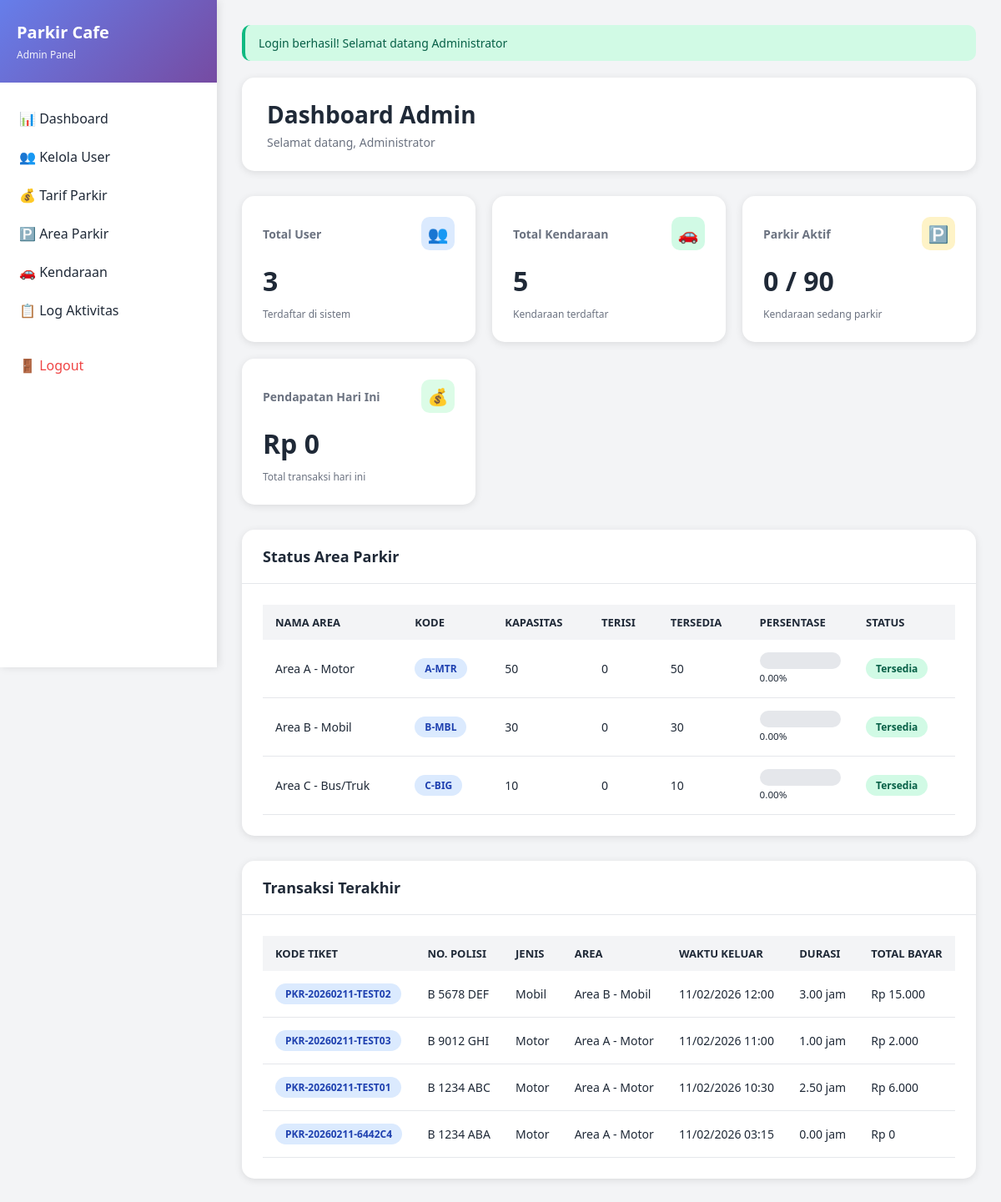
The page /admin/dashboard (signed in) on the database its author committed.
### tables this page shows
CREATE TABLE `area_parkir` (
  `id` int(11) NOT NULL,
  `nama_area` varchar(100) NOT NULL,
  `kode_area` varchar(20) NOT NULL,
  `kapasitas` int(11) NOT NULL,
  `terisi` int(11) DEFAULT 0,
  `jenis_kendaraan` enum('motor','mobil','bus','truk','semua') DEFAULT 'semua',
  `lokasi` varchar(200) DEFAULT NULL,
  `status` enum('aktif','nonaktif','maintenance') DEFAULT 'aktif',
  `created_at` timestamp NOT NULL DEFAULT current_timestamp(),
  `updated_at` timestamp NOT NULL DEFAULT current_timestamp() ON UPDATE current_timestamp()
);

CREATE TABLE `transaksi` (
  `id` int(11) NOT NULL,
  `kode_tiket` varchar(50) NOT NULL,
  `kendaraan_id` int(11) NOT NULL,
  `area_parkir_id` int(11) NOT NULL,
  `petugas_masuk_id` int(11) NOT NULL,
  `petugas_keluar_id` int(11) DEFAULT NULL,
  `waktu_masuk` datetime NOT NULL,
  `waktu_keluar` datetime DEFAULT NULL,
  `durasi_jam` decimal(10,2) DEFAULT NULL,
  `tarif_id` int(11) NOT NULL,
  `total_bayar` decimal(10,2) DEFAULT NULL,
  `status` enum('parkir','selesai','hilang') DEFAULT 'parkir',
  `catatan` text DEFAULT NULL,
  `created_at` timestamp NOT NULL DEFAULT current_timestamp(),
  `updated_at` timestamp NOT NULL DEFAULT current_timestamp() ON UPDATE current_timestamp()
);

CREATE TABLE `kendaraan` (
  `id` int(11) NOT NULL,
  `no_polisi` varchar(20) NOT NULL,
  `jenis_kendaraan` enum('motor','mobil','bus','truk') NOT NULL,
  `merk` varchar(50) DEFAULT NULL,
  `warna` varchar(30) DEFAULT NULL,
  `nama_pemilik` varchar(100) DEFAULT NULL,
  `no_telp_pemilik` varchar(20) DEFAULT NULL,
  `created_at` timestamp NOT NULL DEFAULT current_timestamp(),
  `updated_at` timestamp NOT NULL DEFAULT current_timestamp() ON UPDATE current_timestamp()
);

### core/Model.php (called while the page is built, shortened)
<?php
class Model {
    public function __construct() {
        $this->db = Database::getInstance()->getConnection();
    }
}

### config/Database.php (called while the page is built, shortened)
<?php
class Database {
    private static $instance = null;
    private $connection;
    private $host = 'localhost';
    private $dbname = 'parkir_cafe';
    private $username = 'root';
    private $password = '';
    private function __construct() {
        try {
            $this->connection = new PDO(
                "mysql:host={$this->host};dbname={$this->dbname};charset=utf8mb4",
                $this->username,
                $this->password,
                [
                    PDO::ATTR_ERRMODE => PDO::ERRMODE_EXCEPTION,
                    PDO::ATTR_DEFAULT_FETCH_MODE => PDO::FETCH_ASSOC,
                    PDO::ATTR_EMULATE_PREPARES => false
                ]
            );
        } catch (PDOException $e) {
            die("Database connection failed: " . $e->getMessage());
        }
    }
    public static function getInstance() {
        if (self::$instance === null) {
            self::$instance = new self();
        }
        return self::$instance;
    }
    public function getConnection() {
        return $this->connection;
    }
}

### models/AreaModel.php (called while the page is built, shortened)
<?php
class AreaModel extends Model {
    protected $table = 'area_parkir';
    public function getAreaStats() {
        $stmt = $this->db->query("
            SELECT
                id,
                nama_area,
                kode_area,
                kapasitas,
                terisi,
                (kapasitas - terisi) as tersedia,
                ROUND((terisi / kapasitas * 100), 2) as persentase_terisi
            FROM {$this->table}
            WHERE status = 'aktif'
        ");
        return $stmt->fetchAll();
    }
    public function getTotalCapacity() {
        $stmt = $this->db->query("SELECT SUM(kapasitas) as total FROM {$this->table} WHERE status = 'aktif'");
        $result = $stmt->fetch();
        return $result['total'] ?? 0;
    }
    public function getTotalOccupied() {
        $stmt = $this->db->query("SELECT SUM(terisi) as total FROM {$this->table} WHERE status = 'aktif'");
        $result = $stmt->fetch();
        return $result['total'] ?? 0;
    }
}

### controllers/AdminController.php (called while the page is built, shortened)
<?php
class AdminController extends Controller {
    private $userModel;
    private $areaModel;
    private $kendaraanModel;
    private $transaksiModel;
    public function __construct() {
        $this->userModel = $this->model('UserModel');
        $this->areaModel = $this->model('AreaModel');
        $this->kendaraanModel = $this->model('KendaraanModel');
        $this->transaksiModel = $this->model('TransaksiModel');
    }
    public function dashboard() {
        $data = [
            'title' => 'Admin Dashboard',
            'total_users' => $this->userModel->getTotalUsers(),
            'total_vehicles' => $this->kendaraanModel->getTotalVehicles(),
            'total_capacity' => $this->areaModel->getTotalCapacity(),
            'total_occupied' => $this->areaModel->getTotalOccupied(),
            'today_revenue' => $this->transaksiModel->getTodayRevenue(),
            'active_sessions' => count($this->transaksiModel->getActiveSessions()),
            'area_stats' => $this->areaModel->getAreaStats(),
            'recent_transactions' => $this->transaksiModel->getCompletedTransactions(10),
            'flash' => $this->getFlash()
        ];
        $this->view('admin/dashboard', $data);
    }
}

### core/App.php (called while the page is built, shortened)
<?php
class App {
    protected $method = 'login';
    public function __construct() {
        $url = $this->parseURL();
        if (isset($url[0])) {
            $controllerName = ucfirst($url[0]) . 'Controller';
            $controllerPath = __DIR__ . '/../controllers/' . $controllerName . '.php';
            if (file_exists($controllerPath)) {
                unset($url[0]);
            }
        }
        $this->controller = new $this->controller;
        if (isset($url[1])) {
            if (method_exists($this->controller, $url[1])) {
                $this->method = $url[1];
                unset($url[1]);
            }
        }
        $this->params = $url ? array_values($url) : [];
        call_user_func_array([$this->controller, $this->method], $this->params);
    }
    public function parseURL() {
        if (isset($_GET['url'])) {
            $url = rtrim($_GET['url'], '/');
            $url = filter_var($url, FILTER_SANITIZE_URL);
            $url = explode('/', $url);
            return $url;
        }
        return [];
    }
}

### index.php (called while the page is built, shortened)
<?php
spl_autoload_register(function($class) {
    $paths = [
        __DIR__ . '/core/' . $class . '.php',
        __DIR__ . '/config/' . $class . '.php',
        __DIR__ . '/models/' . $class . '.php',
        __DIR__ . '/controllers/' . $class . '.php'
    ];
    foreach ($paths as $path) {
        if (file_exists($path)) {
            return;
        }
    }
});
$app = new App();

### models/UserModel.php (called while the page is built, shortened)
<?php
class UserModel extends Model {
    protected $table = 'users';
    public function getTotalUsers() {
        $stmt = $this->db->query("SELECT COUNT(*) as total FROM {$this->table}");
        $result = $stmt->fetch();
        return $result['total'];
    }
}

### models/KendaraanModel.php (called while the page is built, shortened)
<?php
class KendaraanModel extends Model {
    protected $table = 'kendaraan';
    public function getTotalVehicles() {
        $stmt = $this->db->query("SELECT COUNT(*) as total FROM {$this->table}");
        $result = $stmt->fetch();
        return $result['total'];
    }
}

### models/TransaksiModel.php (called while the page is built, shortened)
<?php
class TransaksiModel extends Model {
    protected $table = 'transaksi';
    public function getActiveSessions() {
        $stmt = $this->db->query("
            SELECT
                t.*,
                k.no_polisi,
                k.jenis_kendaraan,
                k.merk,
                k.warna,
                a.nama_area,
                a.kode_area,
                u.nama_lengkap as petugas_masuk
            FROM {$this->table} t
            JOIN kendaraan k ON t.kendaraan_id = k.id
            JOIN area_parkir a ON t.area_parkir_id = a.id
            JOIN users u ON t.petugas_masuk_id = u.id
            WHERE t.status = 'parkir'
            ORDER BY t.waktu_masuk DESC
        ");
        return $stmt->fetchAll();
    }
    public function getCompletedTransactions($limit = 100) {
        $stmt = $this->db->prepare("
            SELECT
                t.*,
                k.no_polisi,
                k.jenis_kendaraan,
                a.nama_area,
                u1.nama_lengkap as petugas_masuk,
                u2.nama_lengkap as petugas_keluar
            FROM {$this->table} t
            JOIN kendaraan k ON t.kendaraan_id = k.id
            JOIN area_parkir a ON t.area_parkir_id = a.id
            JOIN users u1 ON t.petugas_masuk_id = u1.id
            LEFT JOIN users u2 ON t.petugas_keluar_id = u2.id
            WHERE t.status = 'selesai'
            ORDER BY t.waktu_keluar DESC
            LIMIT ?
        ");
        $stmt->execute([$limit]);
        return $stmt->fetchAll();
    }
    public function getTodayRevenue() {
        $today = date('Y-m-d');
        $stmt = $this->db->prepare("
            SELECT SUM(total_bayar) as total
            FROM {$this->table}
            WHERE status = 'selesai'
            AND DATE(waktu_keluar) = ?
        ");
        $stmt->execute([$today]);
        $result = $stmt->fetch();
        return $result['total'] ?? 0;
    }
}

### views/admin/dashboard.php (the view, shortened to what this page needs)
<?php require_once __DIR__ . '/../layouts/header.php'; ?>
<?php if ($flash): ?>
    <div class="alert alert-<?= $flash['type'] ?>">
        <?= $flash['message'] ?>
    </div>
<?php endif; ?>
<div class="page-header">
    <h1>Dashboard Admin</h1>
    <p>Selamat datang, <?= $_SESSION['nama_lengkap'] ?></p>
</div>
<div class="stats-grid">
    <div class="stat-card">
        <div class="stat-card-header">
            <span class="stat-card-title">Total User</span>
            <div class="stat-card-icon" style="background: #dbeafe;">
                <span style="font-size: 20px;">👥</span>
            </div>
        </div>
        <div class="stat-card-value"><?= $total_users ?></div>
        <div class="stat-card-footer">Terdaftar di sistem</div>
    </div>
    <div class="stat-card">
        <div class="stat-card-header">
            <span class="stat-card-title">Total Kendaraan</span>
            <div class="stat-card-icon" style="background: #d1fae5;">
                <span style="font-size: 20px;">🚗</span>
            </div>
        </div>
        <div class="stat-card-value"><?= $total_vehicles ?></div>
        <div class="stat-card-footer">Kendaraan terdaftar</div>
    </div>
    <div class="stat-card">
        <div class="stat-card-header">
            <span class="stat-card-title">Parkir Aktif</span>
            <div class="stat-card-icon" style="background: #fef3c7;">
                <span style="font-size: 20px;">🅿️</span>
            </div>
        </div>
        <div class="stat-card-value"><?= $total_occupied ?> / <?= $total_capacity ?></div>
        <div class="stat-card-footer">Kendaraan sedang parkir</div>
    </div>
    <div class="stat-card">
        <div class="stat-card-header">
            <span class="stat-card-title">Pendapatan Hari Ini</span>
            <div class="stat-card-icon" style="background: #dcfce7;">
                <span style="font-size: 20px;">💰</span>
            </div>
        </div>
        <div class="stat-card-value">Rp <?= number_format($today_revenue, 0, ',', '.') ?></div>
        <div class="stat-card-footer">Total transaksi hari ini</div>
    </div>
</div>
<div class="card">
    <div class="card-header">
        <h3 class="card-title">Status Area Parkir</h3>
    </div>
    <div class="card-body">
        <div class="table-responsive">
            <table>
                <thead>
                    <tr>
                        <th>Nama Area</th>
                        <th>Kode</th>
                        <th>Kapasitas</th>
                        <th>Terisi</th>
                        <th>Tersedia</th>
                        <th>Persentase</th>
                        <th>Status</th>
                    </tr>
                </thead>
                <tbody>
                    <?php foreach ($area_stats as $area): ?>
                    <tr>
                        <td><?= $area['nama_area'] ?></td>
                        <td><span class="badge badge-info"><?= $area['kode_area'] ?></span></td>
                        <td><?= $area['kapasitas'] ?></td>
                        <td><?= $area['terisi'] ?></td>
                        <td><?= $area['tersedia'] ?></td>
                        <td>
                            <div style="background: #e5e7eb; border-radius: 10px; height: 20px; overflow: hidden;">
                            </div>
                            <small><?= $area['persentase_terisi'] ?>%</small>
                        </td>
                        <td>
                            <?php if ($area['persentase_terisi'] >= 90): ?>
                                <span class="badge badge-danger">Hampir Penuh</span>
                            <?php elseif ($area['persentase_terisi'] >= 70): ?>
                                <span class="badge badge-warning">Cukup Penuh</span>
                            <?php else: ?>
                                <span class="badge badge-success">Tersedia</span>
                            <?php endif; ?>
                        </td>
                    </tr>
                    <?php endforeach; ?>
                </tbody>
            </table>
        </div>
    </div>
</div>
<div class="card">
    <div class="card-header">
        <h3 class="card-title">Transaksi Terakhir</h3>
    </div>
    <div class="card-body">
        <div class="table-responsive">
            <table>
                <thead>
                    <tr>
                        <th>Kode Tiket</th>
                        <th>No. Polisi</th>
                        <th>Jenis</th>
                        <th>Area</th>
                        <th>Waktu Keluar</th>
                        <th>Durasi</th>
                        <th>Total Bayar</th>
                    </tr>
                </thead>
                <tbody>
                    <?php foreach ($recent_transactions as $trans): ?>
                    <tr>
                        <td><span class="badge badge-info"><?= $trans['kode_tiket'] ?></span></td>
                        <td><?= $trans['no_polisi'] ?></td>
                        <td><?= ucfirst($trans['jenis_kendaraan']) ?></td>
                        <td><?= $trans['nama_area'] ?></td>
                        <td><?= date('d/m/Y H:i', strtotime($trans['waktu_keluar'])) ?></td>
                        <td><?= number_format($trans['durasi_jam'], 2) ?> jam</td>
                        <td>Rp <?= number_format($trans['total_bayar'], 0, ',', '.') ?></td>
                    </tr>
                    <?php endforeach; ?>
                </tbody>
            </table>
        </div>
    </div>
</div>
<?php require_once __DIR__ . '/../layouts/footer.php'; ?>

### rows shown on the page
area_parkir: id "3", terisi "0", nama_area "Area C - Bus/Truk", kode_area "C-BIG", kapasitas "10", tersedia "10", persentase_terisi "0.00"
area_parkir: nama_area "Area A - Motor", kode_area "A-MTR", kapasitas "50", terisi "0", tersedia "50", persentase_terisi "0.00"
area_parkir: nama_area "Area B - Mobil", kode_area "B-MBL", kapasitas "30", terisi "0", tersedia "30", persentase_terisi "0.00"
transaksi: kode_tiket "PKR-20260211-TEST02", kendaraan.no_polisi "B 5678 DEF", kendaraan.jenis_kendaraan "Mobil", area_parkir.nama_area "Area B - Mobil", waktu_keluar "11/02/2026 12:00", durasi_jam "3.00", total_bayar "15.000"
transaksi: kode_tiket "PKR-20260211-TEST03", kendaraan.no_polisi "B 9012 GHI", kendaraan.jenis_kendaraan "Motor", area_parkir.nama_area "Area A - Motor", waktu_keluar "11/02/2026 11:00", durasi_jam "1.00", total_bayar "2.000"
transaksi: kode_tiket "PKR-20260211-TEST01", kendaraan.no_polisi "B 1234 ABC", kendaraan.jenis_kendaraan "Motor", area_parkir.nama_area "Area A - Motor", waktu_keluar "11/02/2026 10:30", durasi_jam "2.50", total_bayar "6.000"
transaksi: kode_tiket "PKR-20260211-6442C4", kendaraan.no_polisi "B 1234 ABA", kendaraan.jenis_kendaraan "Motor", area_parkir.nama_area "Area A - Motor", waktu_keluar "11/02/2026 03:15", durasi_jam "0.00", total_bayar "0"

### other values the page prints
$_SESSION['role'] "Admin"
$flash['message'] "Login berhasil! Selamat datang Administrator"
$_SESSION['nama_lengkap'] "Administrator"
$total_vehicles "5"
$total_capacity "90"
